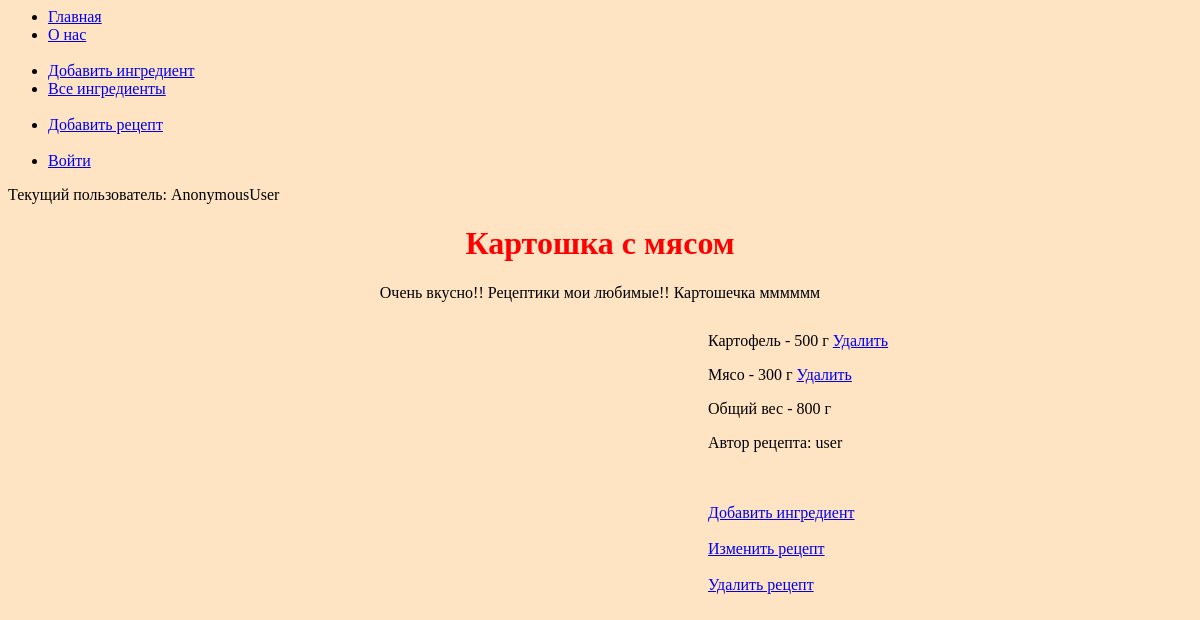
The app's page /recipe/2/ with its own data.
### recipe_catalog/models.py (models this page shows, shortened)
class Recipe(models.Model):
    name = models.CharField(max_length=300)
    ingredients = models.ManyToManyField(Ingredient, through="RecipeIngredient")
    desc = models.CharField(max_length=300, default="")
    author = models.ForeignKey(User, verbose_name='Автор рецепта', on_delete=models.CASCADE, null=True)

class RecipeIngredient(models.Model):
    recipe = models.ForeignKey(Recipe, on_delete=models.CASCADE)
    ingredient = models.ForeignKey(Ingredient, on_delete=models.CASCADE)
    weight = models.IntegerField(default=0)
    class Meta:
        constraints = [
            models.UniqueConstraint(
                fields=['recipe', 'ingredient'],
                name='unique recipes ingredients'
            )
        ]

class Ingredient(models.Model):
    name = models.CharField(max_length=255)

### recipe_catalog/views.py (the view)
# urls.py: path('recipe/<int:pk>/', recipe_detail, name='recipe_detail'),
def recipe_detail(request, pk):
    template = 'recipe_catalog/recipe.html'
    recipe = Recipe.objects.get(pk=pk)
    ingredients = recipe.recipeingredient_set.all().order_by('ingredient__name')
    total_weight = calc_weight(ingredients)
    context = {
        'title': recipe.name,
        'recipe_id': pk,
        'recipe_desc': recipe.desc,
        'ingredients': recipe.recipeingredient_set.all().order_by('ingredient__name'),
        'total_weight': total_weight,
        'author': recipe.author,
    }
    return render(request, template, context)

### recipe_catalog/views.py (called while the page is built)
def calc_weight(ingredients):
    total = 0
    for ingredient in ingredients:
        total += ingredient.weight
    return total

### templates/recipe_catalog/recipe.html
{% extends "base.html" %}
{% block content %}
    <h1 class="content">{{title}}</h1>
    <p class="content">{{recipe_desc}}</p>
    <div class="ingredient">
        {% for ingredient in ingredients %}
            <p>{{ingredient.ingredient.name}} - {{ingredient.weight}} г
            <a href="{% url 'recipe_catalog:delete_recipe_ingredient' recipe_id ingredient.id %}">Удалить</a></p>
        {% endfor %}
        <p>Общий вес - {{total_weight}} г</p>
        <p>Автор рецепта: {{author}}</p>
        <br><br>
        {% if not user.is_authenticated %}
            <a href="http://127.0.0.1:8000/auth/login/">Добавить ингредиент</a>
            <br><br>
            <a href="http://127.0.0.1:8000/auth/login/">Изменить рецепт</a>
            <br><br>
            <a href="http://127.0.0.1:8000/auth/login/">Удалить рецепт</a>
        {% else %}
            <a href="{% url 'recipe_catalog:ingredient_to_recipe' recipe_id %}">Добавить ингредиент</a>
            <br><br>
            <a href="{% url 'recipe_catalog:recipe_edit' recipe_id %}">Изменить рецепт</a>
            <br><br>
            <a href="{% url 'recipe_catalog:recipe_delete' recipe_id %}">Удалить рецепт</a>
        {% endif %}
    </div>
{% endblock %}

### static/css/style.css (style rules this page uses)
h1 { color: red; }
body { background-color:bisque; }
.content { text-align: center; }
.ingredient { text-align: left; margin-top: 30px; margin-left: 700px; }

### records on screen
Recipe: name "Картошка с мясом", desc "Очень вкусно!! Рецептики мои любимые!! Картошечка мммммм"
RecipeIngredient: ingredient.name "Картофель", weight "500"
RecipeIngredient: ingredient.name "Мясо", weight "300"

### other values on screen
{{ request.user }} "AnonymousUser"
{{ total_weight }} "800"
{{ author }} "user"
